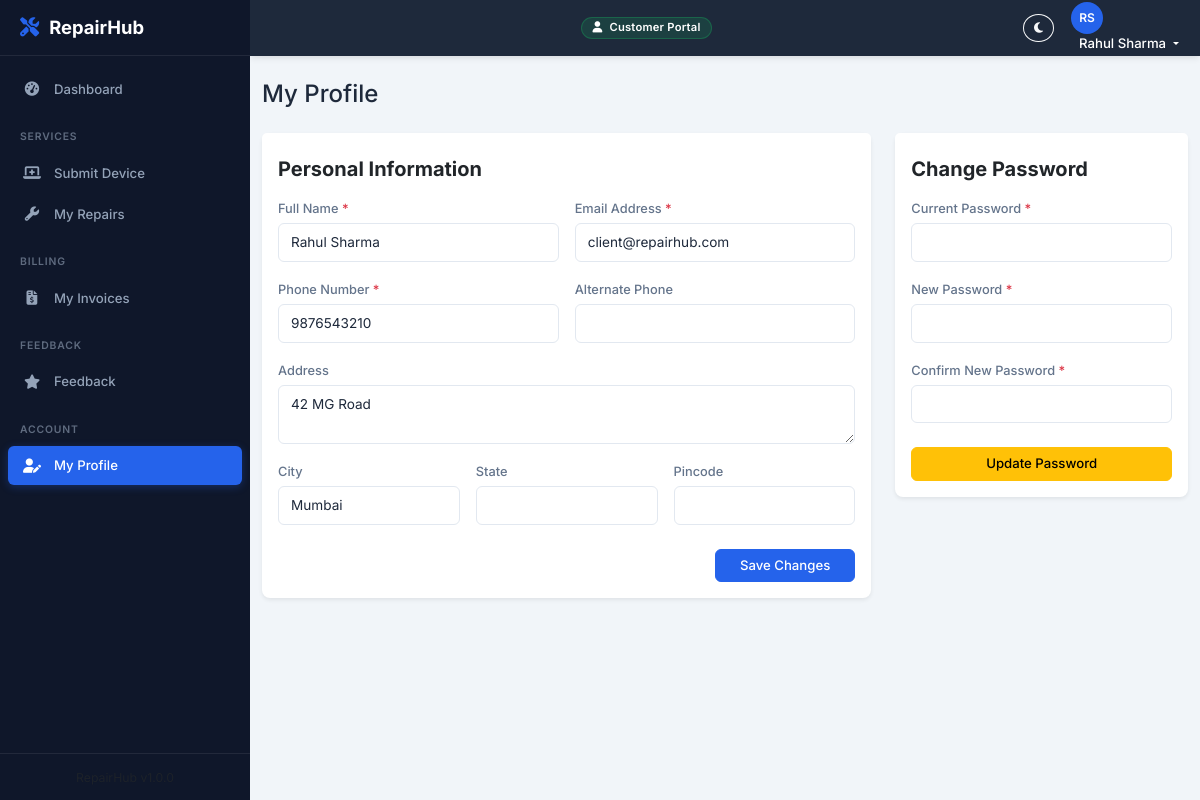
/client/profile.php (signed in), run on the app's committed database.
### tables this page shows
CREATE TABLE `customers` (
  `id` int NOT NULL AUTO_INCREMENT,
  `name` varchar(100) NOT NULL,
  `email` varchar(150) DEFAULT NULL,
  `phone` varchar(20) NOT NULL,
  `alt_phone` varchar(20) DEFAULT NULL,
  `address` text,
  `city` varchar(100) DEFAULT NULL,
  `state` varchar(100) DEFAULT NULL,
  `pincode` varchar(10) DEFAULT NULL,
  `gst_number` varchar(20) DEFAULT NULL,
  `notes` text,
  `user_id` int DEFAULT NULL,
  `created_by` int DEFAULT NULL,
  `created_at` datetime NOT NULL DEFAULT CURRENT_TIMESTAMP,
  `updated_at` datetime NOT NULL DEFAULT CURRENT_TIMESTAMP ON UPDATE CURRENT_TIMESTAMP,
  PRIMARY KEY (`id`),
  KEY `idx_phone` (`phone`),
  KEY `idx_name` (`name`),
  KEY `created_by` (`created_by`),
  KEY `idx_user_id` (`user_id`),
  CONSTRAINT `customers_ibfk_1` FOREIGN KEY (`created_by`) REFERENCES `users` (`id`) ON DELETE SET NULL
);

### includes/functions.php (called while the page is built, shortened)
<?php
function getCurrentClientCustomer($pdo) {
    $stmt = $pdo->query("SELECT c.* FROM customers c JOIN users u ON c.user_id = u.id WHERE u.role = 'Client' ORDER BY c.id ASC LIMIT 1");
    $customer = $stmt->fetch(PDO::FETCH_ASSOC);
    if ($customer) return $customer;
    $customer = $pdo->query("SELECT * FROM customers ORDER BY id ASC LIMIT 1")->fetch(PDO::FETCH_ASSOC);
    return $customer;
}
function isClient() { return ($_SESSION['user_role'] ?? '') === 'Client'; }

### client/profile.php (the view, shortened to what this page needs)
<?php
require_once '../config.php';
$customer = getCurrentClientCustomer($pdo);
$customer['login_email'] = $customer['email'];
include '../includes/client_header.php';
include '../includes/client_sidebar.php';
?>
<div class="main-content" id="mainContent">
    <div class="container-fluid py-4">
        <h4 class="mb-4">My Profile</h4>
        <div class="row g-4">
            <div class="col-lg-8">
                <div class="card border-0 shadow-sm">
                    <div class="card-header bg-white border-bottom-0 pt-4 pb-0">
                        <h5 class="fw-bold mb-0">Personal Information</h5>
                    </div>
                    <div class="card-body">
                        <form method="POST" action="">
                            <div class="row g-3 mb-3">
                                <div class="col-md-6">
                                    <label class="form-label">Full Name <span class="text-danger">*</span></label>
                                    <input type="text" name="name" class="form-control" value="<?= htmlspecialchars($customer['name']) ?>" required>
                                </div>
                                <div class="col-md-6">
                                    <label class="form-label">Email Address <span class="text-danger">*</span></label>
                                    <input type="email" name="email" class="form-control" value="<?= htmlspecialchars($customer['login_email']) ?>" required>
                                </div>
                            </div>
                            <div class="row g-3 mb-3">
                                <div class="col-md-6">
                                    <label class="form-label">Phone Number <span class="text-danger">*</span></label>
                                    <input type="text" name="phone" class="form-control" value="<?= htmlspecialchars($customer['phone']) ?>" required>
                                </div>
                                <div class="col-md-6">
                                    <label class="form-label">Alternate Phone</label>
                                    <input type="text" name="alt_phone" class="form-control" value="<?= htmlspecialchars($customer['alt_phone'] ?? '') ?>">
                                </div>
                            </div>
                            <div class="mb-3">
                                <label class="form-label">Address</label>
                                <textarea name="address" class="form-control" rows="2"><?= htmlspecialchars($customer['address'] ?? '') ?></textarea>
                            </div>
                            <div class="row g-3 mb-4">
                                <div class="col-md-4">
                                    <label class="form-label">City</label>
                                    <input type="text" name="city" class="form-control" value="<?= htmlspecialchars($customer['city'] ?? '') ?>">
                                </div>
                                <div class="col-md-4">
                                    <label class="form-label">State</label>
                                    <input type="text" name="state" class="form-control" value="<?= htmlspecialchars($customer['state'] ?? '') ?>">
                                </div>
                                <div class="col-md-4">
                                    <label class="form-label">Pincode</label>
                                    <input type="text" name="pincode" class="form-control" value="<?= htmlspecialchars($customer['pincode'] ?? '') ?>">
                                </div>
                            </div>
                            <div class="text-end">
                                <button type="submit" class="btn btn-primary px-4">Save Changes</button>
                            </div>
                        </form>
                    </div>
                </div>
            </div>
            <div class="col-lg-4">
                <div class="card border-0 shadow-sm">
                    <div class="card-header bg-white border-bottom-0 pt-4 pb-0">
                        <h5 class="fw-bold mb-0">Change Password</h5>
                    </div>
                    <div class="card-body">
                        <form method="POST" action="">
                            <div class="mb-3">
                                <label class="form-label">Current Password <span class="text-danger">*</span></label>
                                <input type="password" name="current_password" class="form-control" required>
                            </div>
                            <div class="mb-3">
                                <label class="form-label">New Password <span class="text-danger">*</span></label>
                                <input type="password" name="new_password" class="form-control" required>
                            </div>
                            <div class="mb-4">
                                <label class="form-label">Confirm New Password <span class="text-danger">*</span></label>
                                <input type="password" name="confirm_password" class="form-control" required>
                            </div>
                            <div class="d-grid">
                                <button type="submit" class="btn btn-warning">Update Password</button>
                            </div>
                        </form>
                    </div>
                </div>
            </div>
        </div>
    </div>
</div>
<?php include '../includes/footer.php'; ?>

### assets/css/style.css (style rules this page uses)
:root { --rh-primary: #2563eb; --rh-primary-hover: #1d4ed8; --rh-primary-light: rgba(37, 99, 235, 0.1); --rh-sidebar-bg: #0f172a; --rh-sidebar-hover: #1e293b; --rh-sidebar-active: #2563eb; --rh-sidebar-text: #94a3b8; --rh-sidebar-text-active: #ffffff; --rh-sidebar-width: 250px; --rh-topbar-height: 56px; --rh-topbar-bg: #1e293b; --rh-body-bg: #f1f5f9; --rh-card-bg: #ffffff; --rh-text-primary: #1e293b; --rh-text-secondary: #64748b; --rh-text-muted: #94a3b8; --rh-border-color: #e2e8f0; --rh-success: #10b981; --rh-warning: #f59e0b; --rh-danger: #ef4444; --rh-info: #06b6d4; --rh-shadow-sm: 0 1px 2px rgba(0,0,0,0.05); --rh-shadow-md: 0 4px 6px -1px rgba(0,0,0,0.07), 0 2px 4px -1px rgba(0,0,0,0.04); --rh-shadow-lg: 0 10px 15px -3px rgba(0,0,0,0.08), 0 4px 6px -2px rgba(0,0,0,0.04); --rh-radius: 8px; --rh-radius-lg: 12px; --rh-transition: 0.2s ease; }
* { margin: 0; padding: 0; box-sizing: border-box; }
body { font-family: 'Inter', system-ui, -apple-system, 'Segoe UI', Roboto, sans-serif; font-size: 0.875rem; background-color: var(--rh-body-bg); color: var(--rh-text-primary); line-height: 1.6; overflow-x: hidden; transition: background-color var(--rh-transition), color var(--rh-transition); }
.main-content { margin-left: var(--rh-sidebar-width); margin-top: var(--rh-topbar-height); min-height: calc(100vh - var(--rh-topbar-height)); transition: margin-left var(--rh-transition); padding: 0; }
.card { background: var(--rh-card-bg); border: 1px solid var(--rh-border-color); border-radius: var(--rh-radius); transition: box-shadow var(--rh-transition), transform var(--rh-transition); }
.card.border-0 { border: none; }
.card.shadow-sm { box-shadow: var(--rh-shadow-sm); }
.btn-primary { background: var(--rh-primary); border-color: var(--rh-primary); }
.btn { font-size: 0.825rem; font-weight: 500; border-radius: 6px; padding: 6px 14px; transition: all var(--rh-transition); }
.form-control, .form-select { border-radius: 6px; border: 1px solid var(--rh-border-color); font-size: 0.85rem; padding: 8px 12px; background: var(--rh-card-bg); color: var(--rh-text-primary); transition: border-color var(--rh-transition), box-shadow var(--rh-transition); }
.form-label { font-weight: 500; font-size: 0.8rem; color: var(--rh-text-secondary); margin-bottom: 4px; }

### data on the page
customers: name "Rahul Sharma", email "client@repairhub.com", phone "9876543210", address "42 MG Road", city "Mumbai"

### other printed values
getInitials($currentUser['name']) "RS"
$currentUser['name'] "Rahul Sharma"
APP_NAME "RepairHub"
